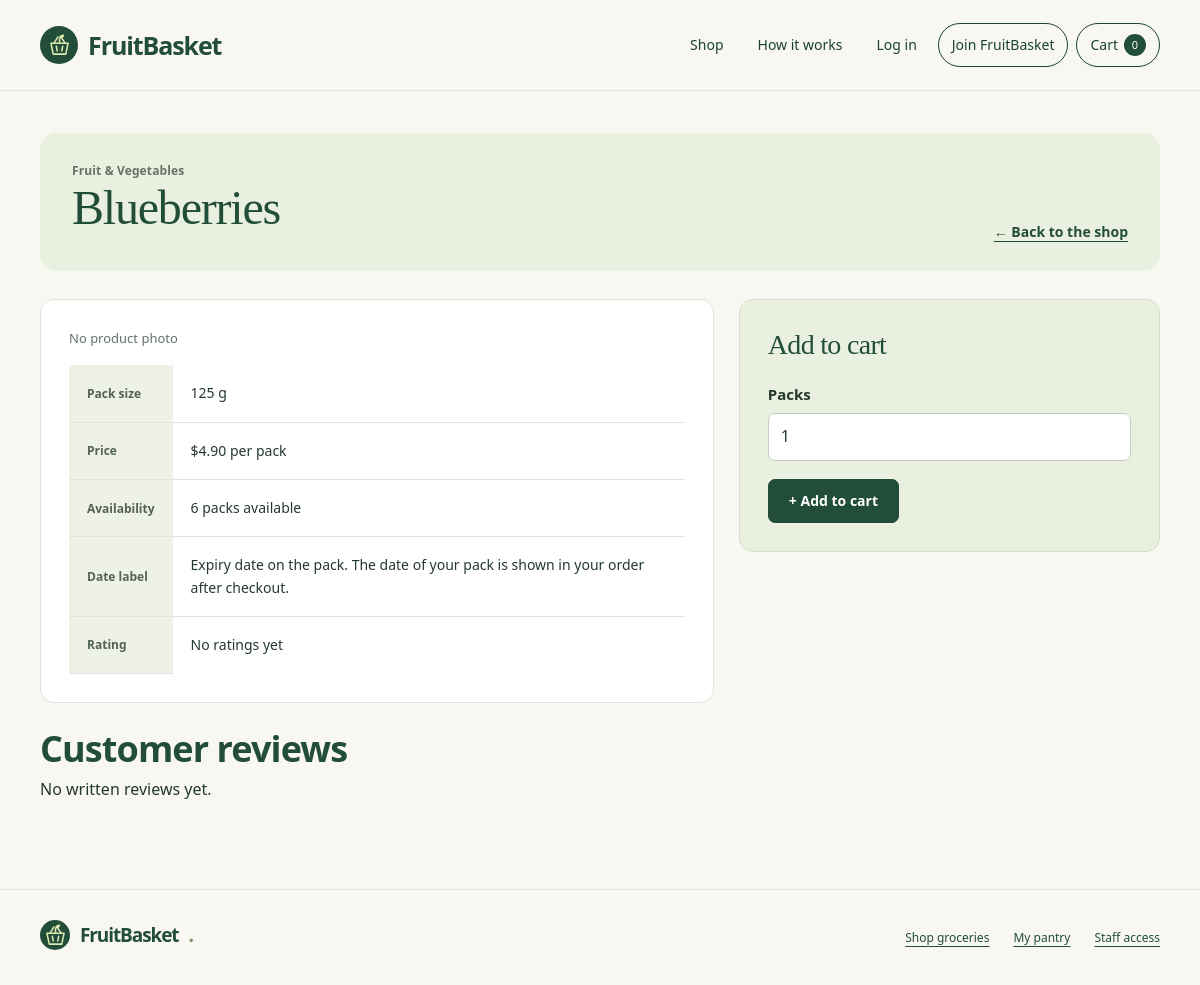
The page /store/product/FB002 on the database as committed earlier.
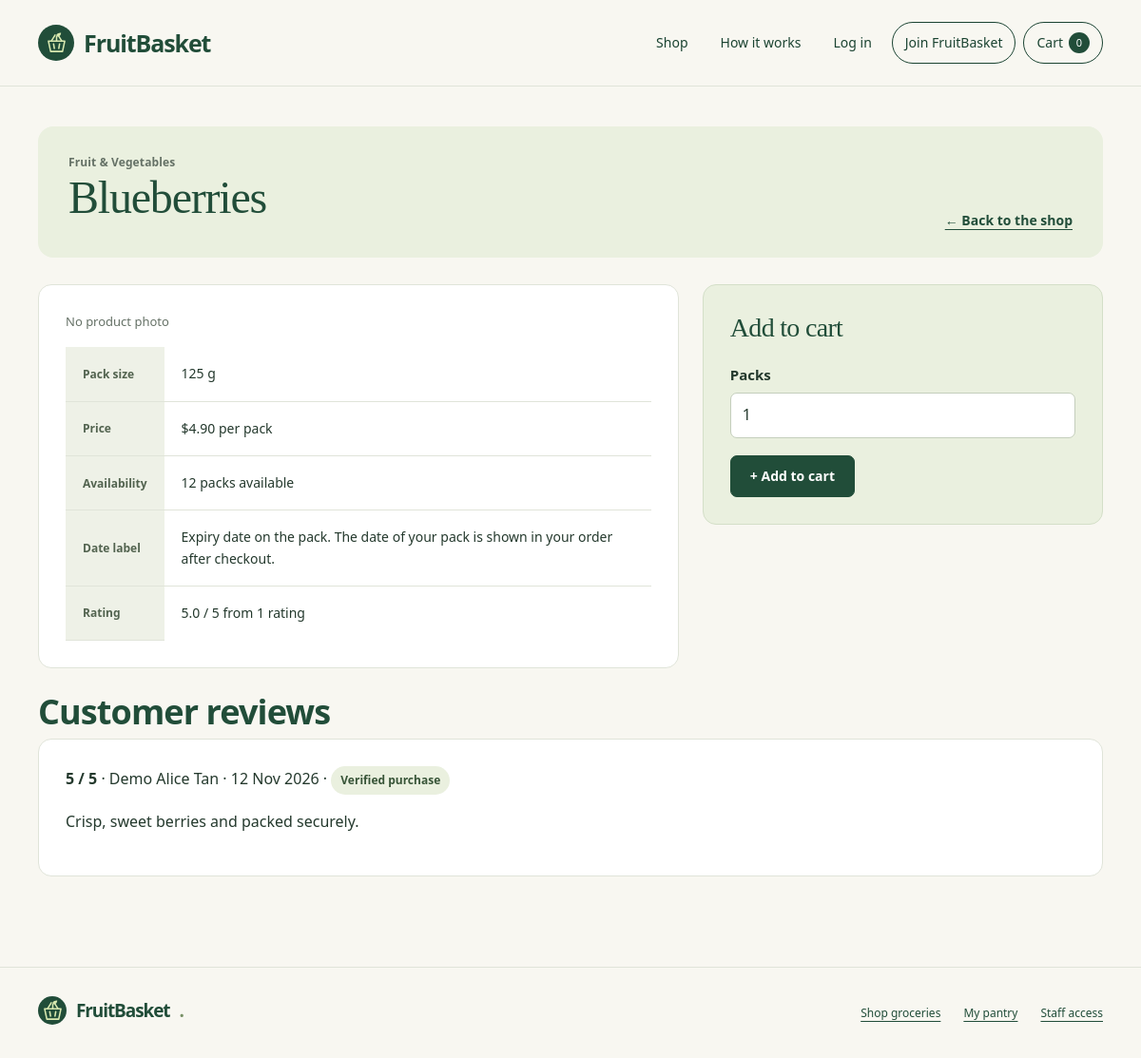
The same page on the database as committed later.
### adminpanel/models.py (models this page shows, shortened)
class Product(models.Model):
    Pid = models.CharField(max_length=5, primary_key=True)
    Pname = models.CharField(max_length=200)
    Pcategory = models.ForeignKey(Category, on_delete=models.PROTECT, db_column="Pcategory", related_name="products", verbose_name="Category")
    Psize = models.CharField(max_length=30)
    Pprice = models.FloatField()
    Plowstock = models.IntegerField(validators=[MinValueValidator(0)])
    Ptargetstock = models.PositiveIntegerField(null=True, blank=True, verbose_name='Target stock level')
    Pbulkquantity = models.PositiveIntegerField(null=True, blank=True, validators=[MinValueValidator(2)], verbose_name='Bulk quantity threshold')
    Pbulkprice = models.FloatField(null=True, blank=True, verbose_name='Bulk unit price')
    Pactive = models.BooleanField(default=True)
    Pimage = models.ImageField(upload_to='products/', blank=True, null=True)
    Pexpirydays = models.PositiveIntegerField(default=0)
    class Meta:
        constraints = [
            models.CheckConstraint(
                check=models.Q(Pprice__gt=0),
                name='Pprice_greater_than_zero'
            ),
            models.CheckConstraint(
                check=models.Q(Plowstock__gte=0),
                name='Plowstock_not_negative'
            ),
            models.CheckConstraint(condition=models.Q(Ptargetstock__isnull=True) | models.Q(Ptargetstock__gte=models.F('Plowstock')), name='product_target_at_least_low'),
            models.CheckConstraint(condition=(models.Q(Pbulkquantity__isnull=True, Pbulkprice__isnull=True) | models.Q(Pbulkquantity__isnull=False, Pbulkprice__isnull=False, Pbulkquantity__gte=2, Pbulkprice__gt=0, Pbulkprice__lte=models.F('Pprice'))), name='product_bulk_settings_valid')
        ]

class Category(models.Model):
    Ccode = models.CharField(max_length=20, primary_key=True, default=category_code, editable=False)
    Cname = models.CharField(max_length=200, unique=True, db_collation="nocase", verbose_name="Category name")
    class Meta:
        ordering = ["Cname", "Ccode"]
        constraints = [
            models.CheckConstraint(condition=~models.Q(Cname="") & models.Q(Cname=models.Func(models.F("Cname"), models.Value(CATEGORY_WHITESPACE), function="TRIM")), name="category_name_trimmed_nonempty"),
            models.CheckConstraint(condition=LessThanOrEqual(Length("Cname"), models.Value(200)), name="category_name_length"),
        ]

class Review(models.Model):
    Rrating = models.IntegerField()
    Rtext = models.TextField(blank=True)
    Rvisible = models.BooleanField(default=True)
    Rdate = models.DateField()
    Rcustomer = models.ForeignKey(Customer, on_delete=models.RESTRICT, related_name='customer_reviews')
    Rproduct = models.ForeignKey(Product, on_delete=models.RESTRICT, related_name='product_reviews')
    Ritem = models.ForeignKey(Item, on_delete=models.RESTRICT, related_name='item_reviews')
    class Meta:
        constraints = [
            models.UniqueConstraint(fields=['Rcustomer', 'Rproduct'], name='one_review_per_customer_product'),
            models.CheckConstraint(
                condition=models.Q(Rrating__gte=1, Rrating__lte=5),
                name='Rrating_between_one_and_five'
            )
        ]

class Customer(models.Model):
    Cid = models.CharField(max_length=5, primary_key=True)
    Cname = models.CharField(max_length=255)
    Caddress = models.CharField(max_length=255)
    Chouseholdsize = models.IntegerField()
    Cmealsperweek = models.IntegerField()
    Cuser = models.OneToOneField(User, on_delete=models.CASCADE, related_name='customer')
    class Meta:
        constraints = [
            models.CheckConstraint(
                check=models.Q(Chouseholdsize__gte=1),
                name='Chouseholdsize_at_least_one'
            ),
            models.CheckConstraint(
                check=models.Q(Cmealsperweek__gte=0),
                name='Cmealsperweek_not_negative'
            )
        ]

### store/views.py (the view, shortened to what this page needs)
# urls.py: path('product/<pk>', views.product, name='product'),
def product(request, pk):
    product = Product.objects.filter(pk=pk, Pactive=True).annotate(
        **public_rating_annotations(),
        sellable_stock=Count('product_items', filter=sellable_stock_filter(item_prefix='product_items__', product_prefix=''))
    ).first()
    if product is None:
        messages.error(request, 'Product not found.')
        return redirect('/store/')
    Cid = request.session.get('Cid')
    purchase = None
    my_review = None
    if Cid:
        purchase = Item.objects.filter(
            Iproduct=product, Iorder__Ocustomer_id=Cid, Iorder__Ostatus='delivered', Iorder__group_purchase__isnull=True
        ).order_by('pk').first()
        my_review = Review.objects.filter(Rcustomer_id=Cid, Rproduct=product).first()
    form = ReviewForm(initial={'Rrating': my_review.Rrating, 'Rtext': my_review.Rtext} if my_review else None)
    has_dated_stock = Item.objects.filter(sellable_stock_filter(), Iproduct=product, Iexpiry__isnull=False).exists()
    context = {
        'product': product,
        'has_dated_stock': has_dated_stock,
        'visible_reviews': product.product_reviews.filter(Rvisible=True).select_related('Rcustomer').order_by('-Rdate', '-pk'),
        'can_review': purchase is not None,
        'saved': bool(Cid) and SavedItem.objects.filter(SVcustomer_id=Cid, SVproduct=product).exists(),
        'watching': bool(Cid) and StockNotice.objects.filter(SNcustomer_id=Cid, SNproduct=product).exists(),
        'my_review': my_review,
        'form': form,
    }
    return render(request, 'store/product.html', context)

### store/forms.py
class ReviewForm(forms.Form):
    Rrating = forms.TypedChoiceField(choices=[(n, f'{n} / 5') for n in range(1, 6)], coerce=int, label='Rating')
    Rtext = forms.CharField(max_length=1000, required=False, widget=forms.Textarea(attrs={'rows': 3}), label='Review (optional)')

### adminpanel/inventory.py (called while the page is built)
def stock_cutoff(today, product_prefix='Iproduct__'):
    days = ExpressionWrapper(
        Cast(F(product_prefix + 'Pexpirydays'), IntegerField()) * Value(timedelta(days=1)),
        output_field=DurationField(),
    )
    return ExpressionWrapper(Value(today, output_field=DateField()) + days, output_field=DateField())

def sellable_stock_filter(today=None, item_prefix='', product_prefix='Iproduct__'):
    today = today or timezone.localdate()
    return Q(**{product_prefix + 'Pactive': True, item_prefix + 'Istatus': 'available'}) & (
        Q(**{item_prefix + 'Iexpiry__isnull': True})
        | Q(**{item_prefix + 'Iexpiry__gte': stock_cutoff(today, product_prefix)})
    )

### store/templates/store/product.html (shortened to what this page needs)
{% extends 'store/store_base.html' %}
{% block page_class %}fb-store-page{% endblock %}
{% block content %}
    <div class="fb-section-heading">
        <div>
            <p class="fb-eyebrow">{{ product.Pcategory.Cname }}</p>
            <h1>{{ product.Pname }}</h1>
        </div>
        <a class="fb-text-link" href="/store/">&larr; Back to the shop</a>
    </div>
    <div class="fb-two-column">
        <section class="fb-panel">
            {% if product.Pimage %}
                <img src="{{ product.Pimage.url }}" alt="{{ product.Pname }}" style="max-width:100%;height:auto">
            {% else %}
                <p class="fb-help">No product photo</p>
            {% endif %}
            <table>
                <tbody>
                    <tr><th scope="row">Pack size</th><td>{{ product.Psize }}</td></tr>
                    <tr><th scope="row">Price</th><td>${{ product.Pprice|floatformat:2 }} per pack</td></tr>
                    <tr><th scope="row">Availability</th><td>{% if product.sellable_stock %}{{ product.sellable_stock }} pack{{ product.sellable_stock|pluralize }} available{% else %}Unavailable{% endif %}</td></tr>
                    <tr><th scope="row">Date label</th><td>{% if has_dated_stock %}Expiry date on the pack. The date of your pack is shown in your order after checkout.{% else %}No expiry date is recorded for the packs in stock.{% endif %}</td></tr>
                    <tr><th scope="row">Rating</th><td>{% if product.reviews > 0 %}{{ product.rating|floatformat:1 }} / 5 from {{ product.reviews }} rating{{ product.reviews|pluralize }}{% else %}No ratings yet{% endif %}</td></tr>
                </tbody>
            </table>
        </section>
        <aside class="fb-panel fb-order-summary">
            <h2>Add to cart</h2>
            <form action="/store/cart/{{ product.Pid }}" method="post" class="fb-form">
                <div class="fb-field">
                    <label for="quantity">Packs</label>
                    <input id="quantity" type="number" name="quantity" value="1" min="1" {% if product.sellable_stock %}max="{{ product.sellable_stock }}"{% endif %}>
                </div>
                <button type="submit" {% if not product.sellable_stock %}disabled{% endif %}>{% if product.sellable_stock %}+ Add to cart{% else %}Unavailable{% endif %}</button>
            </form>
        </aside>
    </div>
    <section>
        <h2>Customer reviews</h2>
        {% for review in visible_reviews %}
            <article class="fb-panel">
                <p><strong>{{ review.Rrating }} / 5</strong> &middot; {{ review.Rcustomer.Cname }} &middot; {{ review.Rdate|date:'j M Y' }} &middot; <span class="fb-status">Verified purchase</span></p>
                {% if review.Rtext %}<p>{{ review.Rtext|linebreaksbr }}</p>{% endif %}
            </article>
        {% empty %}
            <p>No written reviews yet.</p>
        {% endfor %}
    </section>
{% endblock %}

Rows that differ between the two databases and show on the page:
shown differently, row unchanged: Product "Blueberries": sellable_stock "6" → "12"; rating (not shown) → "5.0"; reviews (not shown) → "1"
added Review: Rrating "5", Rcustomer.Cname "Demo Alice Tan", Rdate "12 Nov 2026", Rtext "Crisp, sweet berries and packed securely."
Other text that changed with them:
text no longer shown: "No ratings yet No written reviews yet."
text now shown: "/ 5 from rating"
